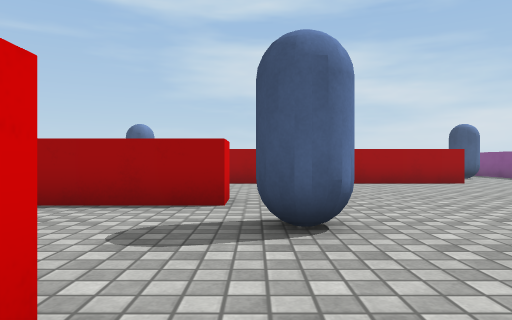
View 1 (above)

19 first-person views from a walk through a scene from a Unity 3-D project. The camera is 0.68 m above the floor, looks level and sees 70° across. The floor is counted in squares, 1 m on a side. Each view is taken from the middle of a square. On the plan, view 1 faces up. The plan holds only what a view shows up to about 11 squares ahead; the rest is blank. The player character is not drawn. Surface patterns are stand-ins for the level's own textures.

View 2
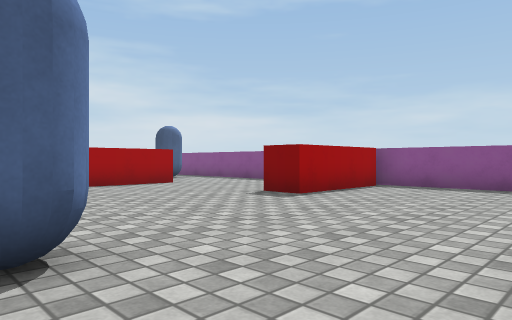

View 3
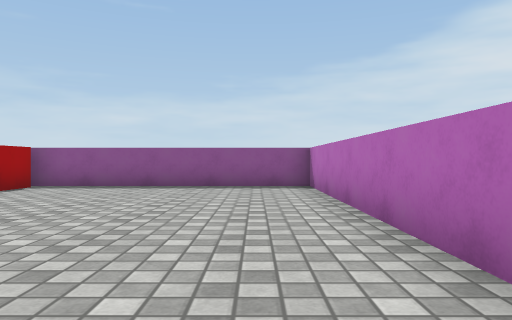

View 4
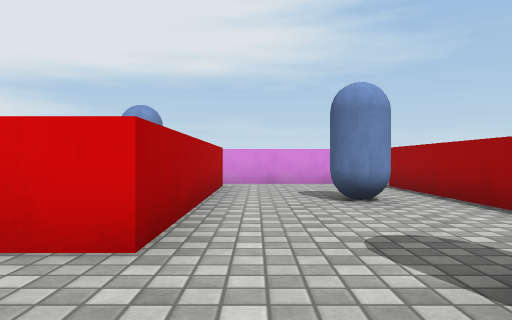

View 5
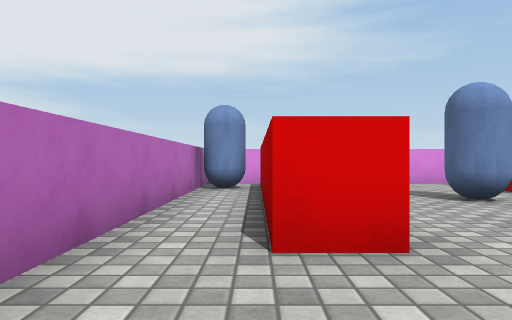

View 6
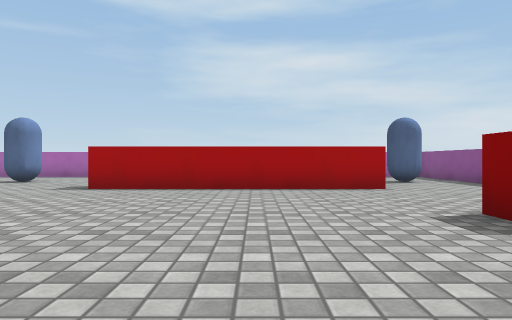

View 7
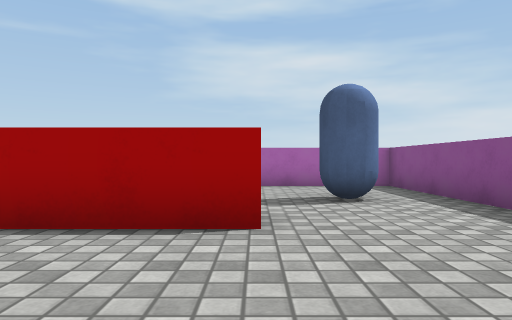

View 8
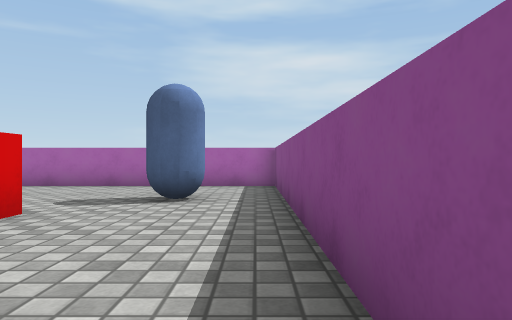

View 9
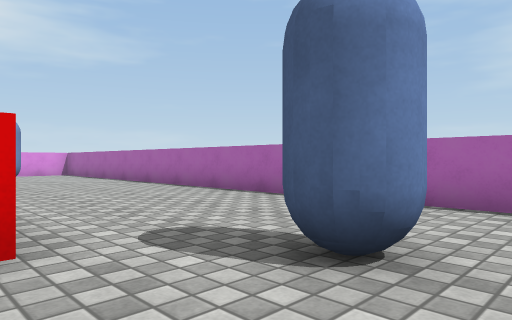

View 10
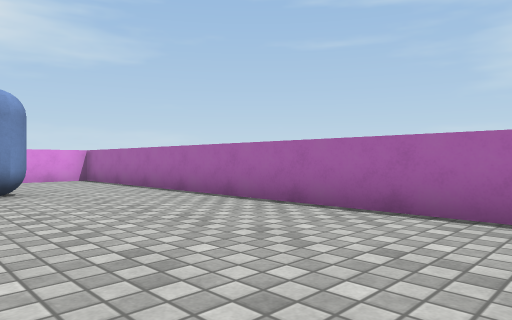

View 11
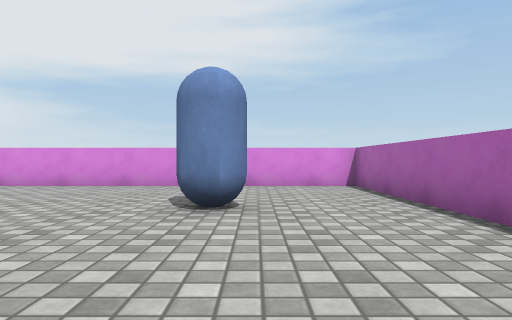

View 12
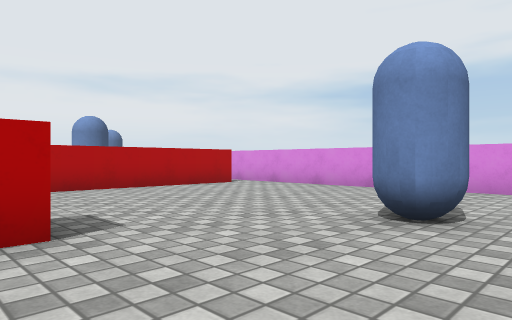

View 13
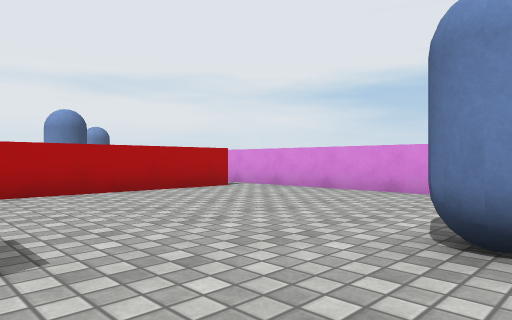

View 14
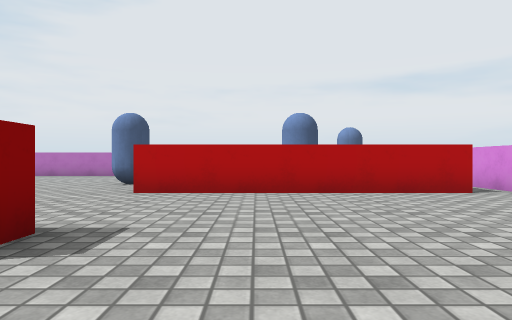

View 15
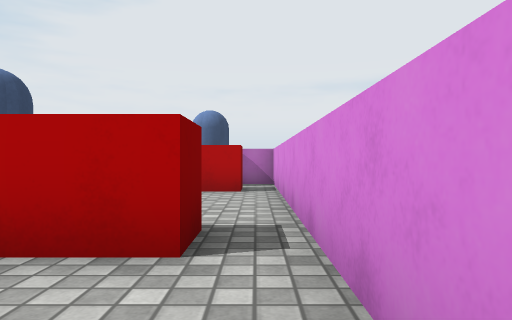

View 16
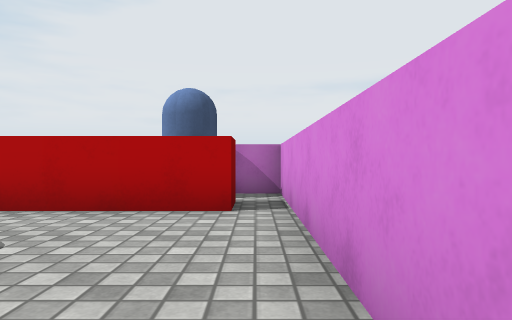

View 17
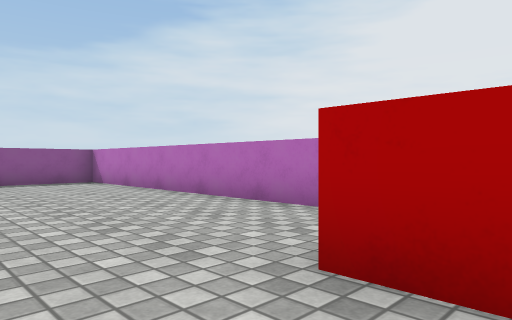

View 18
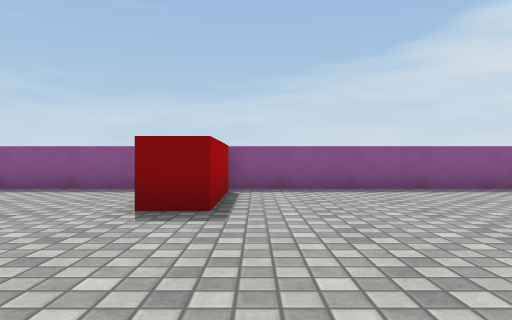

View 19
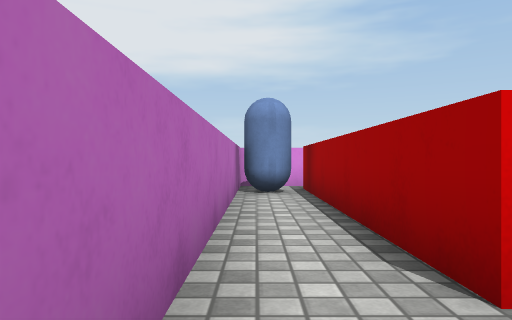

### Floor plan
Points are (right, up) in squares from view 1. A wall is a line through its corners. A room is listed if a view was taken in it or the views show most of it. See-through windows are left out.
Room 1 (views 1, 2, 3, 4, 5, 6, 7, 8, 9, 10, 11, 12, 13, 14, 15, 16, 17, 18, 19)
walls: (-0.5, 6.5) (-0.5, 5.5) (-7.5, 5.5) (-7.5, 6.5) (-0.5, 6.5); (-1, 11.6) (-0.5, 11.6); (6.1, 10.6) (-1, 10.6) (-1, 11.1); (6.1, 11.6) (6.1, 11.1); (-0.7, 1.1) (-0.7, 0.1) (-7.7, 0.1) (-7.7, 1.1) (-0.7, 1.1); (9.1, 5.5) (5.9, 5.5) (5.9, 6.6); (9.5, 7.6) (9.5, 16.6) (-8.5, 16.6) (-8.5, -1.4) (9.5, -1.4) (9.5, 5.9)
objects: capsule (-7, -1); capsule (-4, 4); capsule (-4, 13); capsule (0, 4) to (1, 4); capsule (8, 13)

Where each view was taken, in squares from view 1:
view 1: 0 up, 0 right, facing up
view 2: 1 up, 0 right, facing up-right
view 3: 0 up, 0 right, facing right
view 4: 2 up, 2 right, facing left
view 5: 0 up, 2 right, facing left
view 6: 2 up, 3 right, facing up
view 7: 7 up, 6 right, facing up
view 8: 7 up, 9 right, facing up
view 9: 11 up, 9 right, facing up-left
view 10: 12 up, 4 right, facing up-left
view 11: 14 up, 1 right, facing left
view 12: 15 up, 0 right, facing down-left
view 13: 14 up, 1 left, facing down-left
view 14: 14 up, 3 left, facing down
view 15: 9 up, 8 left, facing down
view 16: 6 up, 8 left, facing down
view 17: 3 up, 2 left, facing down-right
view 18: 5 up, 1 right, facing right
view 19: 1 down, 1 right, facing left
